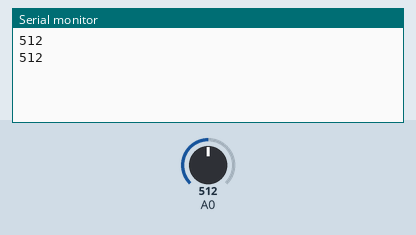
This sketch was run on a simulated Arduino Uno, built with avr-gcc and run on an emulated ATmega328P. Parts: the last lines printed to the serial monitor. The inputs (shaded band) are chosen by the test bench; at power-on: A0 = 512.

Above: at 1.8 s.
1.9 s: A0 set to 716
At 2.6 s:
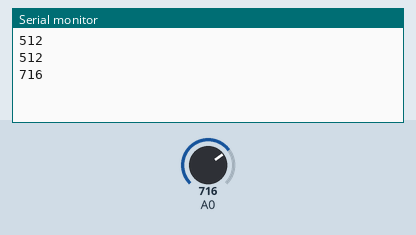
3.4 s: A0 set to 900
At 4.8 s:
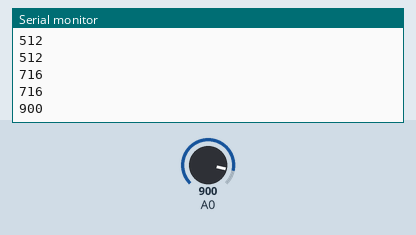
Timing chart, 0 to 6.4 s (numbered marks = the images above; inputs shaded):
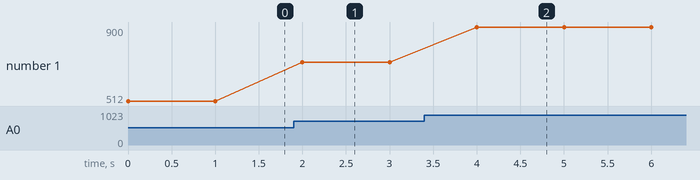

Measured:
- after the input at 1.9 s, the serial monitor: prints a new line after 0.10 s (image 1)
- after the input at 3.4 s, the serial monitor: prints a new line after 0.60 s (image 2)
- plotted number 1: 512 → 716 after the input at 1.9 s, 716 → 900 after the input at 3.4 s

The sketch:

3_.ino
```cpp
void setup() {
  Serial.begin(9600);
}

void loop() {
  int a = analogRead(A0);
  Serial.println(a);
  delay(1000);
}
```
